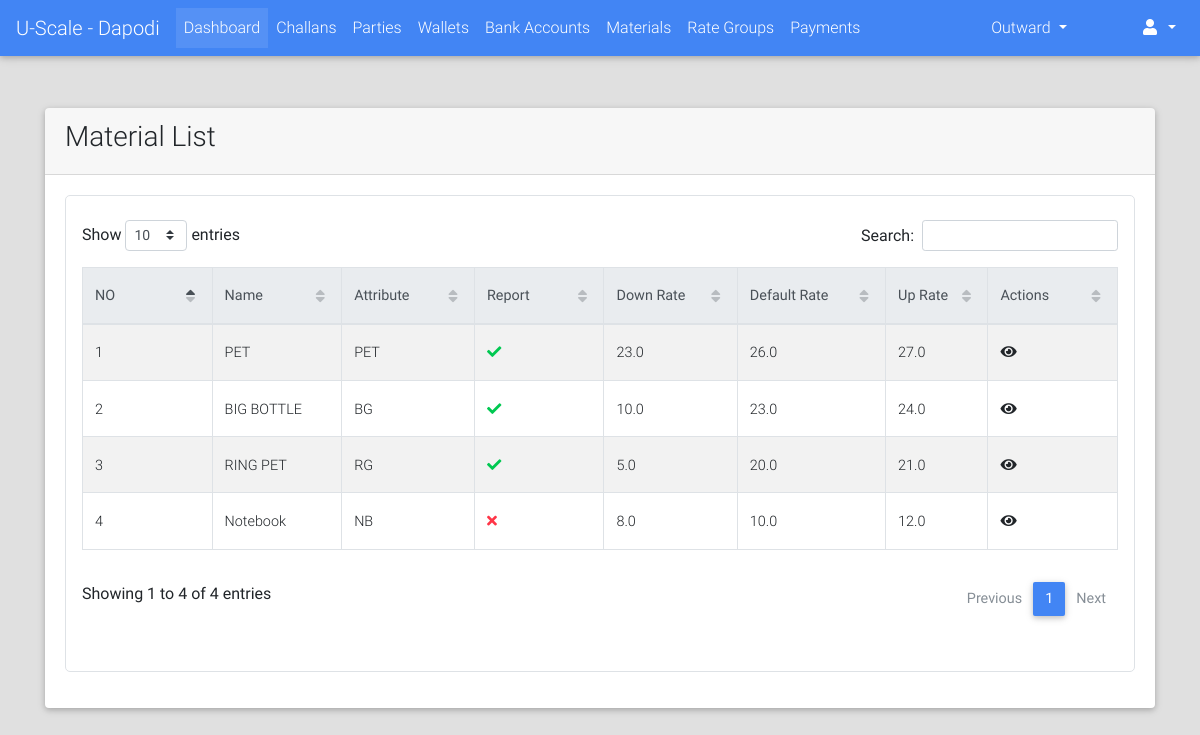
/materials/list/ (signed in), run on an earlier commit of the app's database.
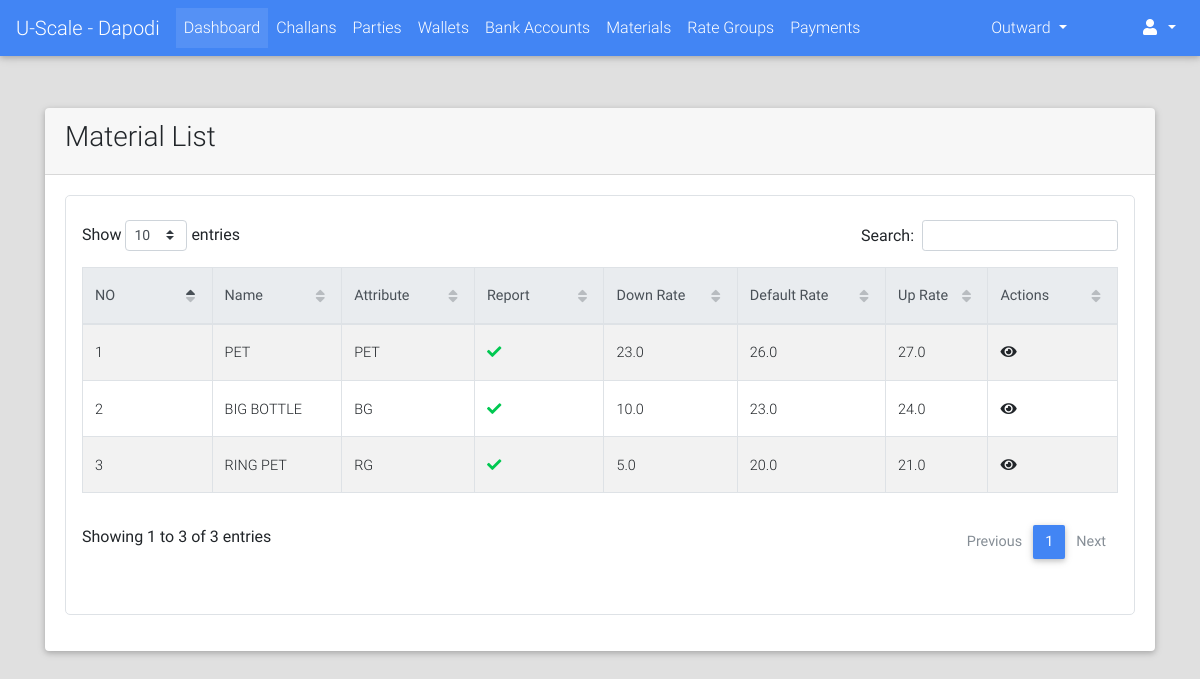
And on a later commit of the database.
### materials/models.py (models this page shows, shortened)
class Material(models.Model):
    name = models.CharField(max_length=64)
    attribute = models.CharField(max_length=6, blank=True)
    material_code = models.CharField(max_length=12)
    extra_info = models.TextField(blank=True)
    has_report = models.BooleanField(default=False)
    merge_material = models.ForeignKey("self", related_name="merge_materials", on_delete=models.SET_NULL, blank=True, null=True)
    up_rate = models.FloatField(default=1.0, validators=[MinValueValidator(limit_value=0.1)])
    default_rate = models.FloatField(default=1.0, validators=[MinValueValidator(limit_value=0.1)])
    down_rate = models.FloatField(default=1.0, validators=[MinValueValidator(limit_value=0.1)])
    is_active = models.BooleanField(default=True)
    @property
    def get_absolute_url(self):
        return reverse_lazy("materials:detail", kwargs={"material_code": self.material_code})

### materials/views.py (the view)
class MaterialListView(LoginRequiredMixin, ListView):
    model = Material
    context_object_name = "materials"
    template_name = "materials/list.html"
    def get_queryset(self):
        qs = super().get_queryset()
        return qs.filter(is_active=True)

### portal/templates/materials/list.html (shortened to what this page needs)
{% extends "portal/base.html" %}
{% load crispy_forms_tags %}
{% load static %}
{% block custom_links %}
    <link href="{% static "css/addons/datatables.min.css" %}" rel="stylesheet">
    <link href="{% static "css/addons/datatables-select.min.css" %}" rel="stylesheet">
{% endblock %}
{% block content %}
    <br><br>
    <div class="container">
        <div class="card">
            <div class="card-header">
                <div class="m-auto">
                    <h3 class=>Material List</h3>
                </div>
            </div>
            <div class="card-body">
                 <div class="table p-3 border" style="border-radius: 5px">
                    <table id="dt-basic-checkbox" class="table table-striped table-bordered" cellspacing="0" width="100%">
                         <thead class="thead-light">
                            <th class="th-sm">NO</th>
                            <th class="th-sm">Name</th>
                            <th class="th-sm">Attribute</th>
                            <th class="th-sm">Report</th>
                            <th>Down Rate</th>
                            <th>Default Rate</th>
                            <th>Up Rate</th>
                            <th class="th-sm">Actions</th>
                         </thead>
                         <tbody>
                             {% if materials %}
                                 {% for material in materials %}
                                     <tr>
                                        <td>{{ forloop.counter }}</td>
                                         <td><a href="{{ material.get_absolute_url }}">{{ material.name }}</a></td>
                                        <td>{{ material.attribute }}</td>
                                        <td>
                                            {% if material.has_report %}
                                                <i class="fa fa-check text-success"></i>
                                            {% else %}
                                                <i class="fa fa-times text-danger"></i>
                                            {% endif %}
                                        </td>
                                        <td>{{ material.down_rate }}</td>
                                        <td>{{ material.default_rate }}</td>
                                        <td>{{ material.up_rate }}</td>
                                        <td><a href="{{ material.get_absolute_url }}"><i class="fa fa-eye"></i></a></td>
                                     </tr>
                                 {% endfor %}
                             {% else %}
                                 <span class="text-black-50 font-weight-bold">No Parties Found</span>
                             {% endif %}
                         </tbody>
                    </table>
                 </div>
            </div>
        </div>
    </div>
{% endblock %}

What changed in the data, as far as the page shows it:
removed Material: name "Notebook", attribute "NB", has_report False (drawn), down_rate "8.0", default_rate "10.0", up_rate "12.0"
Also different on the page:
text written by a page script: "Show entries Search: Showing 1 to 4 of 4 entries Previous 1 Next" → "Show entries Search: Showing 1 to 3 of 3 entries Previous 1 Next"
